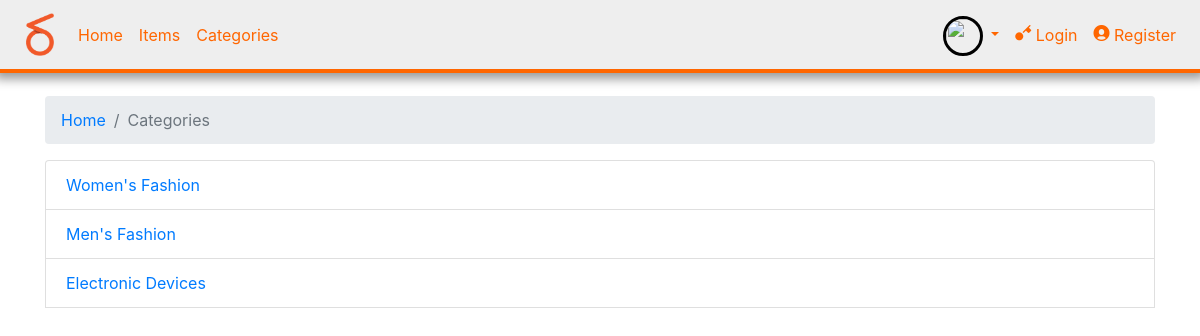
Page /index.php/categories on the committed database.
### tables this page shows
CREATE TABLE `categories` (
  `category_id` int(11) NOT NULL,
  `category_name` varchar(255) NOT NULL,
  `created_at` datetime NOT NULL DEFAULT CURRENT_TIMESTAMP
);

### application/controllers/Categories.php (called while the page is built, shortened)
<?php
	class Categories extends CI_Controller {
		public function index() {
			$data['title'] = 'Categories';
			$data['categories'] = $this->category_model->get_categories();
			$data1['profile'] = $this->login_model->get_user_profile_h();
			$this->load->view('templates/header', $data1);
			$this->load->view('categories/index', $data);
			$this->load->view('templates/footer');
		}
	}
?>

### index.php (called while the page is built, shortened)
<?php
require_once BASEPATH.'core/CodeIgniter.php';

### application/models/Category_model.php (called while the page is built, shortened)
<?php
	class Category_model extends CI_Model {
		public function get_categories(){
			$this->db->order_by('category_id', 'DESC');
			$query = $this->db->get('categories');
			return $query->result_array();
		}
	}
?>

### application/views/categories/index.php (the view)
<ol class="breadcrumb">
	<li class="breadcrumb-item"><a href="<?php echo base_url(); ?>"> Home </a></li>
	<li class="breadcrumb-item active"><?=$title; ?></li>
</ol>
<ul class="list-group">
	<?php foreach($categories as $category): ?>
		<li class="list-group-item">
			<a href="<?php echo base_url(); ?>Items/select_items_by_category/?category_id=<?php echo $category['category_id']; ?>"><?php echo $category['category_name']; ?></li>
	<?php endforeach; ?>
</ul>

### rows in the picture
categories: category_name "Women's Fashion"
categories: category_name "Men's Fashion"
categories: category_name "Electronic Devices"

### other values in the picture
$title "Categories"
